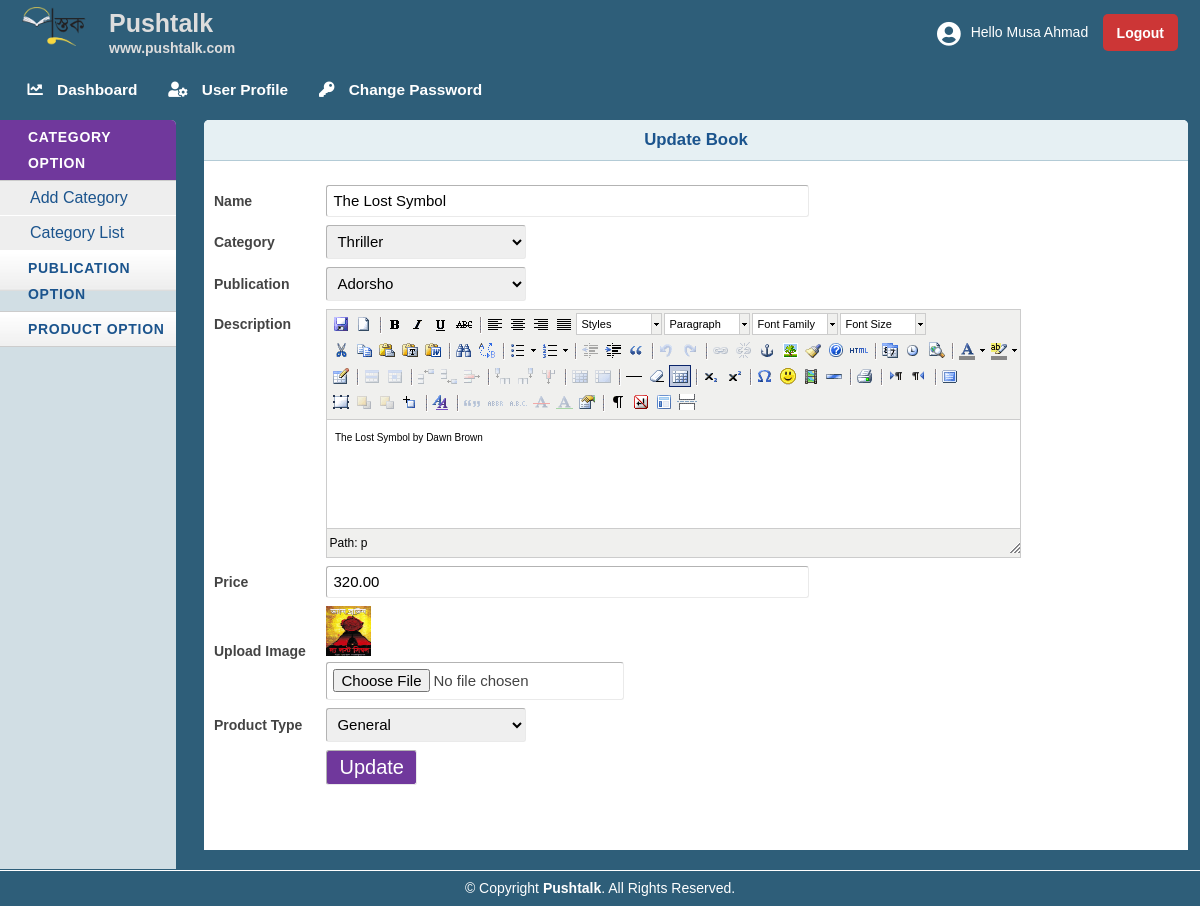
Page /admin/productedit.php?proid=19 (signed in) on the committed database.
### tables this page shows
CREATE TABLE `tbl_product` (
  `productId` int(11) NOT NULL,
  `productName` varchar(100) NOT NULL,
  `catId` int(11) NOT NULL,
  `brandId` int(11) NOT NULL,
  `body` text NOT NULL,
  `price` float(10,2) NOT NULL,
  `image` varchar(255) NOT NULL,
  `type` tinyint(4) NOT NULL DEFAULT 0
);

CREATE TABLE `tbl_category` (
  `catId` int(11) NOT NULL,
  `catName` varchar(30) NOT NULL
);

CREATE TABLE `tbl_brand` (
  `brandId` int(11) NOT NULL,
  `brandName` varchar(50) NOT NULL
);

### lib/Database.php (called while the page is built, shortened)
<?php
class Database
{
    public $host   = DB_HOST;
    public $user   = DB_USER;
    public $pass   = DB_PASS;
    public $dbname = DB_NAME;
    public $link;
    private function connectDB()
    {
        $this->link = new mysqli(
                        $this->host,
                        $this->user,
                        $this->pass,
                        $this->dbname
                     );
    }
    public function select($query)
    {
        $result = $this->link->query($query) or
            die($this->link->error . __LINE__);
        if ($result->num_rows > 0) {
            return $result;
        } else {
            return false;
        }
    }
}

### classes/Product.php (called while the page is built, shortened)
<?php
    $filepath = realpath(dirname(__FILE__));
    include_once ($filepath.'/../lib/Database.php');
?>
<?php
    class Product{
        private $db;
        public function __construct(){
            $this->db = new Database();
        }
        public function getProById($id){
            $query = "SELECT * FROM tbl_product WHERE productId = '$id' ORDER BY productId DESC";
            $result = $this->db->select($query);
            return $result;
        }
    }
?>

### classes/Category.php (called while the page is built, shortened)
<?php
    $filepath = realpath(dirname(__FILE__));
    include_once ($filepath.'/../lib/Database.php');
?>
<?php
    class Category{
        private $db;
        public function __construct(){
            $this->db = new Database();
        }
        public function getAllCat(){
            $query = "SELECT * FROM tbl_category ORDER BY catId DESC";
            $result = $this->db->select($query);
            return $result;
        }
    }
?>

### classes/Brand.php (called while the page is built, shortened)
<?php
    $filepath = realpath(dirname(__FILE__));
    include_once ($filepath.'/../lib/Database.php');
?>
<?php
    class Brand{
        private $db;
        public function __construct(){
            $this->db = new Database();
        }
        public function getAllBrand(){
            $query = "SELECT * FROM tbl_brand ORDER BY brandId DESC";
            $result = $this->db->select($query);
            return $result;
        }
    }
?>

### admin/productedit.php (the view, shortened to what this page needs)
<?php include 'inc/header.php';?>
<?php include 'inc/sidebar.php';?>
<?php include '../classes/Category.php' ;?>
<?php include '../classes/Brand.php' ;?>
<?php include '../classes/Product.php' ;?>
<?php
    if (!isset($_GET['proid']) || $_GET['proid'] == NULL) {
        echo "<script> window.location = 'productlist.php'; </script>";
    } else {
        $id = $_GET['proid'];
    }
     $pd = new Product();
?>
<div class="grid_10">
    <div class="box round first grid">
        <h2>Update Book</h2>
        <div class="block">
        <?php
            $getProd = $pd->getProById($id);
            if ($getProd) {
                while($value = $getProd->fetch_assoc()){
        ?>
         <form action="" method="post" enctype="multipart/form-data">
            <table class="form">
                <tr>
                    <td>
                        <label>Name</label>
                    </td>
                    <td>
                        <input type="text" name="productName" value="<?php echo $value['productName'] ?>" class="medium" />
                    </td>
                </tr>
				<tr>
                    <td>
                        <label>Category</label>
                    </td>
                    <td>
                        <select id="select" name="catId">
                           <?php
                                $cat = new Category();
                                $getCat = $cat->getAllCat();
                                if ($getCat){
                                    while ($result = $getCat->fetch_assoc()){
                           ?>
                            <option <?php
                                if($value['catId'] == $result['catId']) { ?>
                                selected = "selected"
                            <?php } ?> value="<?php echo $result['catId'];?>"> <?php echo $result['catName'];?>
                        </option>
                        <?php }  } ;?>
                        </select>
                    </td>
                </tr>
				<tr>
                    <td>
                        <label>Publication</label>
                    </td>
                    <td>
                        <select id="select" name="brandId">
                            <?php
                                $brand = new Brand();
                                $getBrand = $brand->getAllBrand();
                                if ($getBrand){
                                    while ($result = $getBrand->fetch_assoc()){
                           ?>
                        <option
                            <?php
                                if($value['brandId'] == $result['brandId']) { ?>
                                selected = "selected"
                            <?php } ?> value="<?php echo $result['brandId'];?>"> <?php echo $result['brandName'];?>
                        </option>
                        <?php }  } ;?>
                        </select>
                    </td>
                </tr>
				 <tr>
                    <td style="vertical-align: top; padding-top: 9px;">
                        <label>Description</label>
                    </td>
                    <td>
                    </td>
                </tr>
				<tr>
                    <td>
                        <label>Price</label>
                    </td>
                    <td>
                        <input type="text" name="price" value="<?php echo $value['price'] ?>" class="medium" />
                    </td>
                </tr>
                <tr>
                    <td>
                        <label>Upload Image</label>
                    </td>
                    <td>
                        <img src="<?php echo $value['image']; ?>" alt="image" width="45px" height ="50px"> <br>
                        <input name="image" type="file"/>
                    </td>
                </tr>
				<tr>
                    <td>
                        <label>Product Type</label>
                    </td>
                    <td>
                        <select id="select" name="type">
                            <?php
						if ($value['type'] == 0) { ?>
							<option selected = "selected" value="0"> Featured </option>
                            <option value="1"> General </option>
						<?php } else { ?>
                            <option selected = "selected" value="1"> General </option>
						<?php } ?>
                        </select>
                    </td>
                </tr>
				<tr>
                    <td></td>
                    <td>
                        <input type="submit" name="submit" Value="Update" />
                    </td>
                </tr>
            </table>
        </form>
            <?php } }?>
        </div>
    </div>
</div>
<?php include 'inc/footer.php';?>

### admin/css/grid.css (style rules this page uses)
.grid_1, .grid_2, .grid_3, .grid_4, .grid_5, .grid_6, .grid_7, .grid_8, .grid_9, .grid_10, .grid_11, .grid_12, .grid_13, .grid_14, .grid_15, .grid_16 { display: inline; float: left; margin-left: 1%; margin-right: 1%; }
.container_12 .grid_10 { width: 81.333%; }

### admin/css/layout.css (style rules this page uses)
:root { --color1 : #70389C; --color1_1 : #602D8D; --font-red : #CC3636; --lightblack : #414045; --darkblack : #2f2e33; --theme-bgcolor: #2E5E79; --theme-color1: #1B548D; --theme-color2: #1F4562; }
body { background: #fff none repeat scroll 0 0; color: #444; font-size: 14px; padding: 0; }
h1, h2, h3, h4, h5, h6 { line-height: 1.2em; margin-bottom: .3em; }
h2 { margin-top: 1em; }
.box { background: #fff; margin-bottom: 20px; padding: 10px 10px 10px 10px; margin-left: -8px; }
.box.grid { padding-bottom: 40px; }
.box.round { -moz-border-radius: 5px 5px 0px 0px; -webkit-border-radius: 5px 5px 0px 0px; border-radius: 5px 5px 0px 0px; }
.box h2 { font-size: 1.2em; font-weight: bold; color: var(--theme-color1); text-align: center; background: #E6F0F3; margin: -10px -10px 0 -10px; padding: 10px 12px; border-bottom: 1px solid #B3CBD6; -moz-border-radius: 5px 5px 0px 0px; -webkit-border-radius: 5px 5px 0px 0px; border-radius: 5px 5px 0px 0px; }
.box.first { min-height: 406px; }
.block { padding-top: 20px; }
table.form { width: 100%; }
table.form td { padding: 4px 0px; }
table.form label { font-weight: bold; }
table.form input, table.form select { font-size: 15px; padding: 6px 6px 7px 6px; border-top: 1px solid #b3b3b3; border-left: 1px solid #b3b3b3; border-right: 1px solid #eaeaea; border-bottom: 1px solid #eaeaea; border-radius: 3px; }
table.form input[type="submit"] { color: #fff; background: var(--color1); cursor: pointer; font-size: 20px; font-weight: 500; padding: 5px 12px; border-radius: 3px; }
input.medium { width: 55%; }
.block { padding-bottom: 1px; }
table.form select { width: 200px; }

### admin/js/tiny-mce/themes/advanced/skins/default/content.css (style rules this page uses)
body, td, pre { color:#000; font-family:Verdana, Arial, Helvetica, sans-serif; font-size:10px; margin:8px; }
body { background:#FFF; }
h2 { font-size: 1.5em }
img { border:0; }
table, img, hr, .mceItemAnchor { cursor:default }
table td, table th { cursor:text }

### rows in the picture
tbl_product: productName "The Lost Symbol", catId "Thriller", brandId "Adorsho", price "320.00", image (picture), type "General"

### other values in the picture
Session::get('adminName') "Musa Ahmad"
